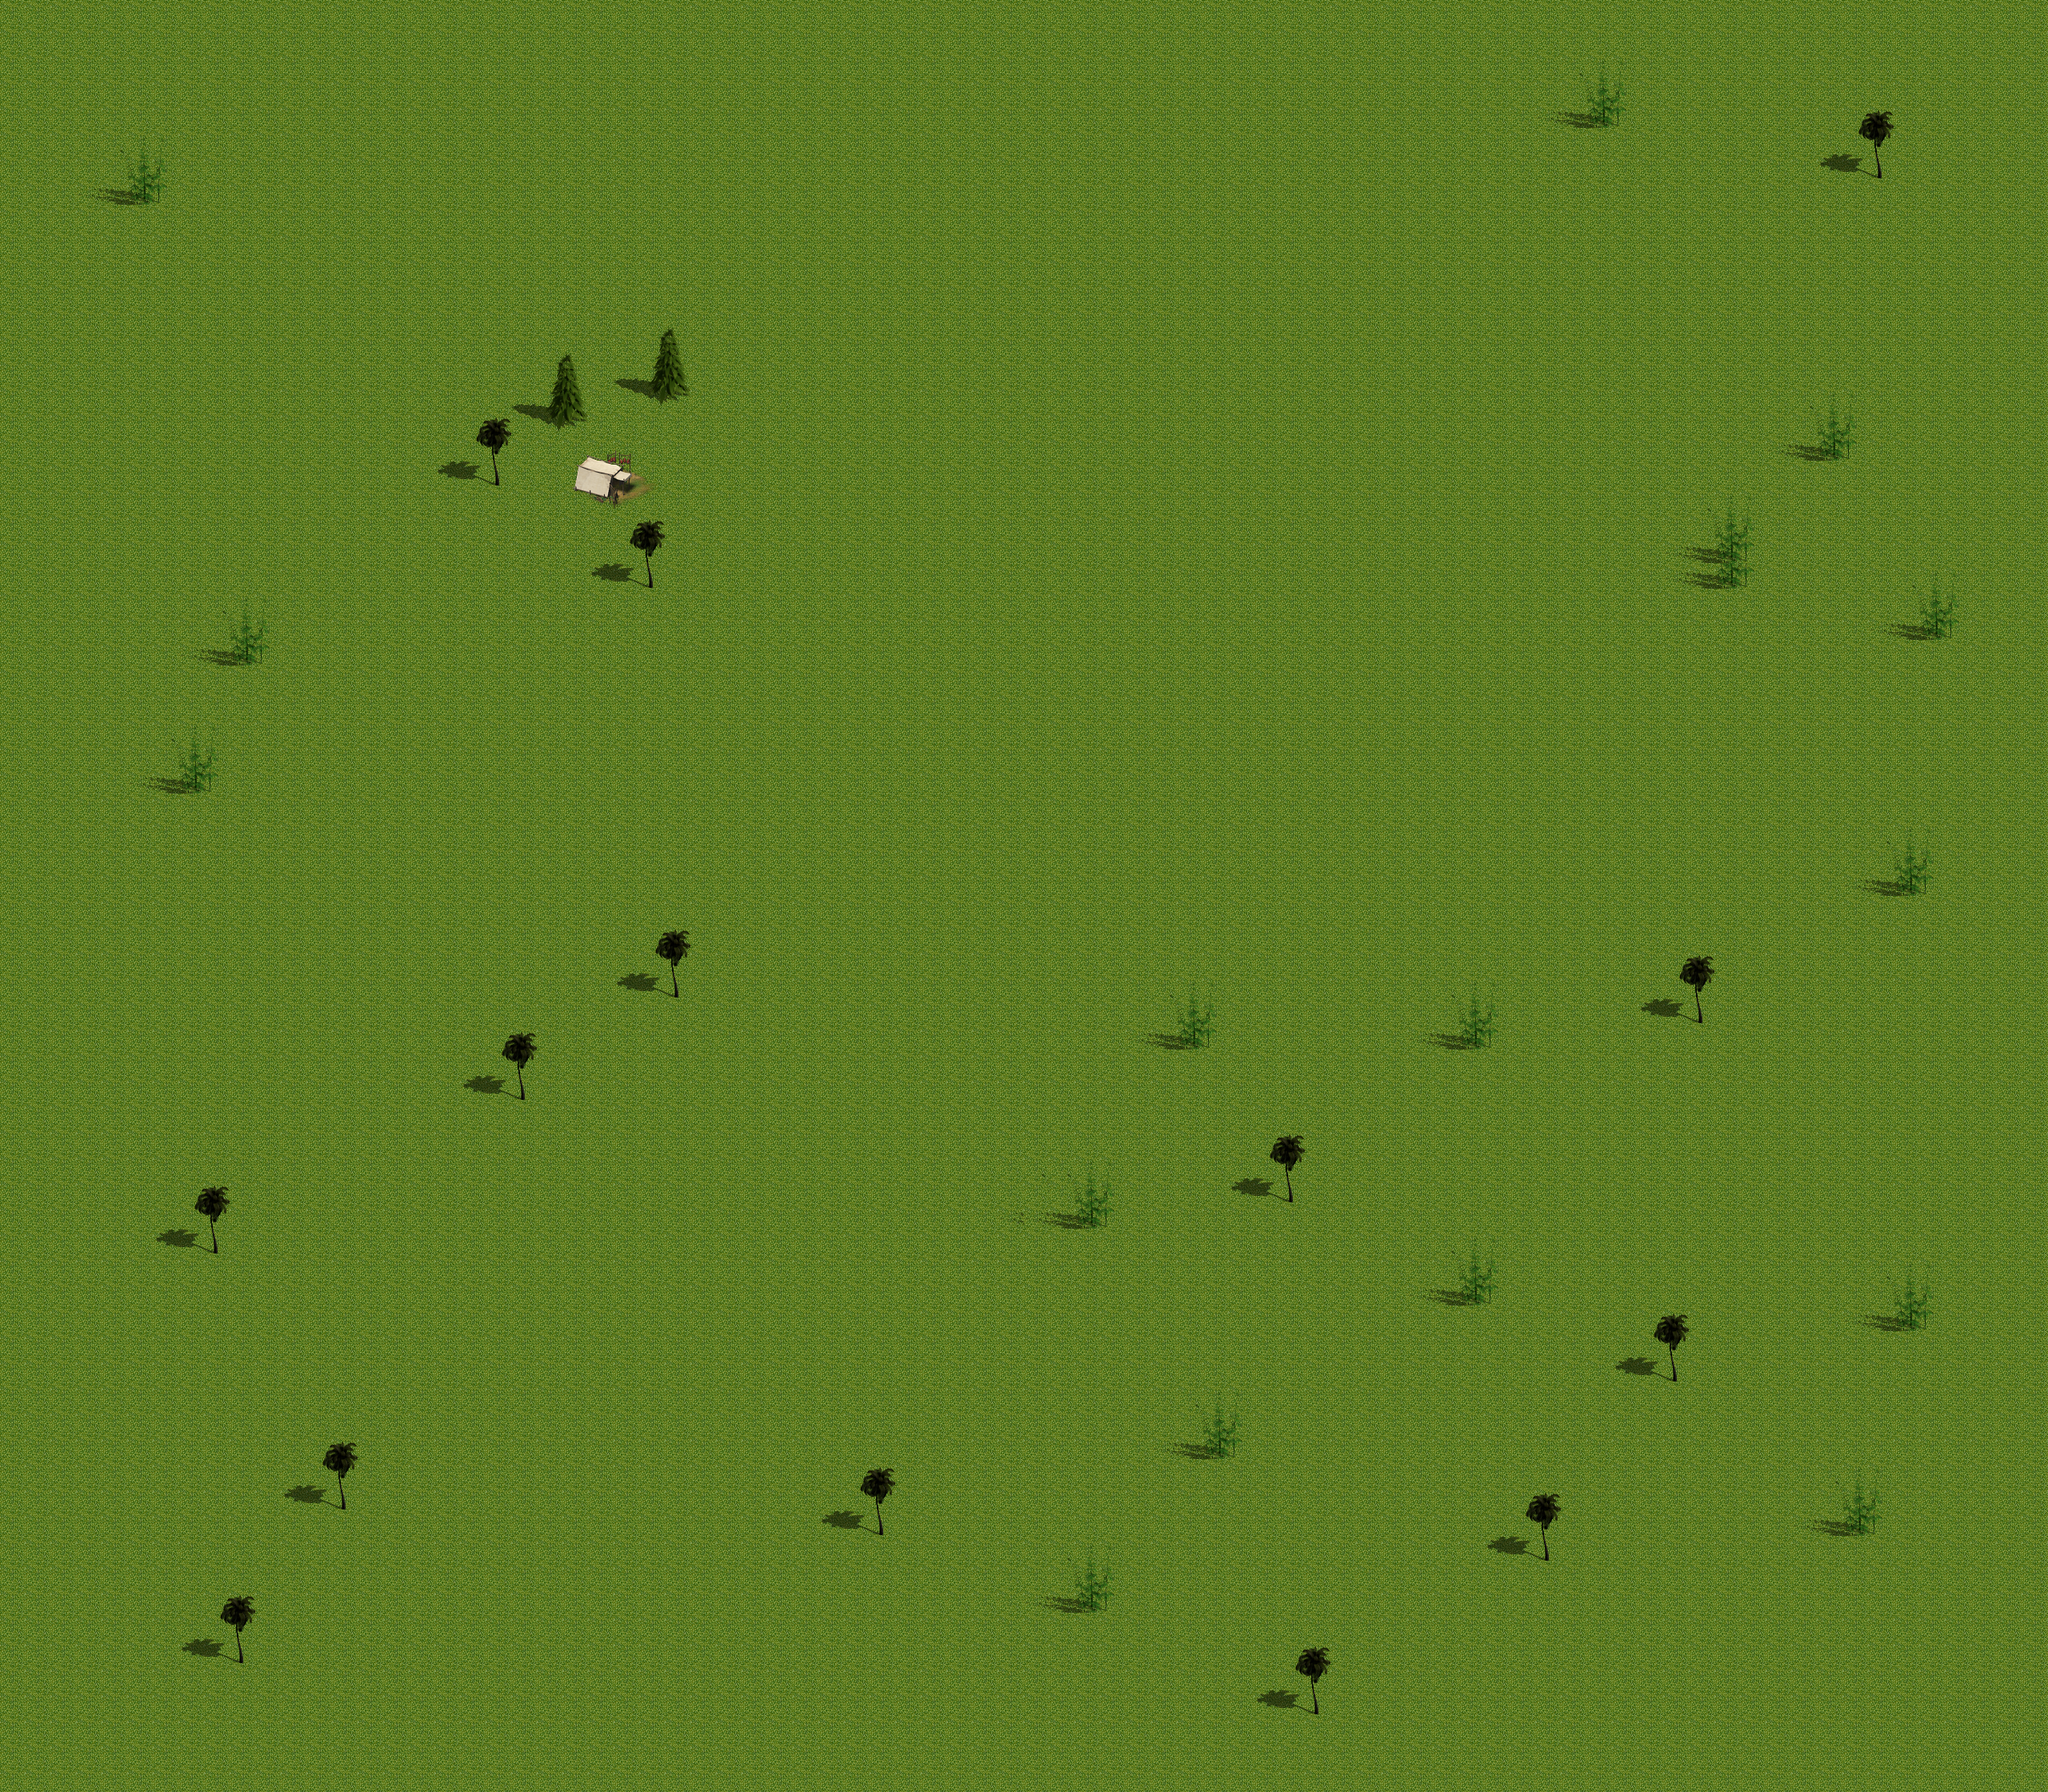

A level layout from a 2D game, rendered from its tile map. Below: a short description, then the map file with tile-grid data replaced by summaries:
An orthogonal 80x70 tile map with 32x32 px tiles, 8 tile layers (ground, onground, blockground, water, ...), 3 tilesets.

<map version="1.0" tiledversion="1.1.2" orientation="orthogonal" renderorder="right-down" width="80" height="70" tilewidth="32" tileheight="32" infinite="0" nextobjectid="1">
 <tileset firstgid="1" name="fomeFlora" tilewidth="32" tileheight="32" tilecount="240" columns="20">
  <image source="tile/fomeFlora.png" width="640" height="400" />
 </tileset>
 <tileset firstgid="241" name="forestground06dv5" tilewidth="32" tileheight="32" tilecount="399" columns="19">
  <image source="tile/forestground06dv5.png" width="629" height="679" />
 </tileset>
 <tileset firstgid="640" name="4" tilewidth="32" tileheight="32" tilecount="16" columns="4">
  <image source="tile/camp/4.png" width="128" height="128" />
 </tileset>
 <layer name="ground" width="80" height="70">
  <data>[5600 cells, 5600 non-empty, 1 distinct tile ids]</data>
 </layer>
 <layer name="onground" width="80" height="70">
  <data>[5600 cells, 0 non-empty, 0 distinct tile ids]</data>
 </layer>
 <layer name="blockground" width="80" height="70">
  <data>[5600 cells, 0 non-empty, 0 distinct tile ids]</data>
 </layer>
 <layer name="water" width="80" height="70">
  <data>[5600 cells, 0 non-empty, 0 distinct tile ids]</data>
 </layer>
 <layer name="trees" width="80" height="70">
  <data>[5600 cells, 287 non-empty, 28 distinct tile ids]</data>
 </layer>
 <layer name="buildings" width="80" height="70">
  <data>[5600 cells, 11 non-empty, 11 distinct tile ids]</data>
 </layer>
 <layer name="objects" width="80" height="70">
  <data>[5600 cells, 0 non-empty, 0 distinct tile ids]</data>
 </layer>
 <layer name="effects" width="80" height="70">
  <data>[5600 cells, 0 non-empty, 0 distinct tile ids]</data>
 </layer>
</map>
